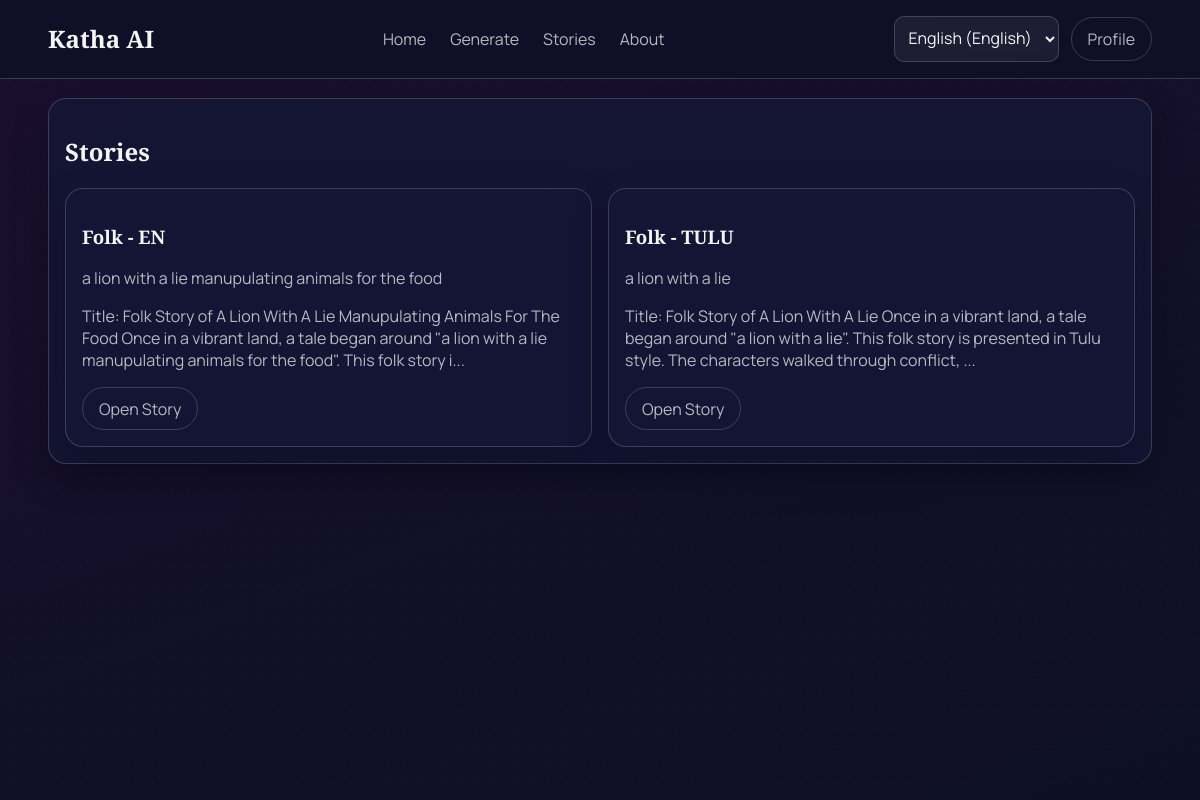
Page /story/stories (signed in) on the committed database.
### app/models.py (models this page shows)
class User(UserMixin, db.Model):
    __tablename__ = 'users'
    id = db.Column(db.Integer, primary_key=True)
    username = db.Column(db.String(80), nullable=False)
    email = db.Column(db.String(120), unique=True, nullable=False, index=True)
    password_hash = db.Column(db.String(255), nullable=False)
    role = db.Column(db.String(20), nullable=False, default='user')
    avatar = db.Column(db.String(255), nullable=True, default='avatars/avatar1.svg')
    preferred_language = db.Column(db.String(10), nullable=False, default='en')
    created_at = db.Column(db.DateTime, nullable=False, default=datetime.utcnow)
    stories = db.relationship('Story', backref='author', lazy=True, cascade='all, delete-orphan')
    def is_admin(self):
        return self.role == 'admin'

class Story(db.Model):
    __tablename__ = 'stories'
    id = db.Column(db.Integer, primary_key=True)
    user_id = db.Column(db.Integer, db.ForeignKey('users.id'), nullable=False)
    prompt = db.Column(db.Text, nullable=False)
    language = db.Column(db.String(20), nullable=False)
    genre = db.Column(db.String(30), nullable=False)
    length = db.Column(db.String(20), nullable=False)
    story_text = db.Column(db.Text, nullable=False)
    audio_file_path = db.Column(db.String(255), nullable=True)
    is_child_safe = db.Column(db.Boolean, nullable=False, default=False)
    created_at = db.Column(db.DateTime, nullable=False, default=datetime.utcnow)

### app/story/routes.py (the view)
@story_bp.route('/stories')
@login_required
def my_stories():
    stories = Story.query.filter_by(user_id=current_user.id).order_by(Story.created_at.desc()).all()
    return render_template('story/my_stories.html', stories=stories)

### app/i18n.py (called while the page is built)
def tr(lang_code, key):
    language_map = TRANSLATIONS.get(lang_code, TRANSLATIONS['en'])
    return language_map.get(key, TRANSLATIONS['en'].get(key, key))

### app/models.py (called while the page is built)
@login_manager.user_loader
def load_user(user_id):
    return User.query.get(int(user_id))

### app/utils.py (called while the page is built)
def get_site_language():
    lang = session.get('site_lang', 'en')
    return lang if lang in {'en', 'tulu', 'awadhi'} else 'en'

def t(key):
    return tr(get_site_language(), key)

### app/templates/story/my_stories.html
{% extends 'base.html' %}
{% block content %}
<section class="page-card">
  <h1>{{ t('stories_title') }}</h1>
  <div class="story-grid">
    {% for story in stories %}
      <article class="card">
        <h3>{{ story.genre }} - {{ story.language|upper }}</h3>
        <p>{{ story.prompt }}</p>
        <p>{{ story.story_text[:190] }}...</p>
        <a class="btn btn-outline" href="{{ url_for('story.view_story', story_id=story.id) }}">{{ t('view_story') }}</a>
      </article>
    {% else %}
      <article class="card"><p>{{ t('no_stories') }}</p></article>
    {% endfor %}
  </div>
</section>
{% endblock %}

### app/templates/base.html (shortened to what this page needs)
<!DOCTYPE html>
<html lang="{{ 'en' if site_lang == 'en' else ('kn' if site_lang == 'tulu' else 'hi') }}">
<head>
  <link rel="stylesheet" href="{{ url_for('static', filename='css/style.css') }}" />
</head>
<body>
  <div class="bg-overlay"></div>
  <nav class="navbar">
    <a href="{{ url_for('home') }}" class="logo">{{ t('app_name') }}</a>
    <div class="nav-links">
      <a href="{{ url_for('home') }}">{{ t('nav_home') }}</a>
      <a href="{{ url_for('story.generate') }}">{{ t('nav_generate') }}</a>
      {% if current_user.is_authenticated %}
        <a href="{{ url_for('story.my_stories') }}">{{ t('nav_stories') }}</a>
      {% endif %}
      <a href="{{ url_for('about') }}">{{ t('nav_about') }}</a>
    </div>
    <div class="nav-auth">
      <form method="post" action="{{ url_for('set_language') }}" class="lang-form">
        <select name="site_lang" onchange="this.form.submit()" class="lang-select" aria-label="{{ t('language_switcher') }}">
          {% for code, label in language_options %}
            <option value="{{ code }}" {% if code == site_lang %}selected{% endif %}>{{ label|safe }}</option>
          {% endfor %}
        </select>
      </form>
      {% if current_user.is_authenticated %}
        <a href="{{ url_for('auth.profile') }}" class="btn btn-outline">{{ t('nav_profile') }}</a>
      {% else %}
        <a href="{{ url_for('auth.login') }}" class="btn btn-outline">{{ t('nav_login') }}</a>
        <a href="{{ url_for('auth.signup') }}" class="btn btn-primary">{{ t('nav_signup') }}</a>
      {% endif %}
    </div>
  </nav>
  <main class="container">
    {% block content %}{% endblock %}
  </main>
</body>
</html>

### app/static/css/style.css (style rules this page uses)
:root { --bg-start: #1A0F2E; --bg-end: #0D1025; --accent-purple: #6B3FA0; --highlight-gold: #F5B942; --soft-gray: #B8B8C0; --heading-white: #F5F5F5; --panel: rgba(20, 24, 54, 0.72); --border: rgba(184, 184, 192, 0.25); }
* { box-sizing: border-box; }
body { margin: 0; font-family: 'Manrope', sans-serif; color: var(--soft-gray); background: linear-gradient(160deg, var(--bg-start), var(--bg-end)); min-height: 100vh; position: relative; }
.bg-overlay { position: fixed; inset: 0; background-image: radial-gradient(rgba(255,255,255,0.08) 1px, transparent 1px); background-size: 18px 18px; pointer-events: none; opacity: 0.22; }
h1, h2, h3 { font-family: 'Playfair Display', serif; color: var(--heading-white); }
.container { width: min(1150px, 92%); margin: 1.2rem auto 2rem; position: relative; z-index: 1; }
.navbar { display: flex; align-items: center; justify-content: space-between; padding: 1rem 4%; position: sticky; top: 0; backdrop-filter: blur(14px); background: rgba(13, 16, 37, 0.7); border-bottom: 1px solid var(--border); z-index: 3; }
.logo { text-decoration: none; color: var(--heading-white); font-family: 'Playfair Display', serif; font-size: 1.5rem; font-weight: 700; }
.nav-links, .nav-auth, .actions { display: flex; gap: 0.7rem; align-items: center; }
.nav-links a { color: var(--soft-gray); text-decoration: none; padding: 0.2rem 0.4rem; }
.lang-select, select, input, textarea, button { font: inherit; }
.btn { border-radius: 999px; padding: 0.6rem 1rem; border: 1px solid transparent; cursor: pointer; text-decoration: none; display: inline-flex; align-items: center; justify-content: center; }
.btn-outline { border-color: var(--border); color: var(--soft-gray); background: transparent; }
.page-card, .form-card, .output-card, .card { border: 1px solid var(--border); background: var(--panel); border-radius: 18px; padding: 1rem; box-shadow: 0 14px 35px rgba(6, 8, 18, 0.28); }
input, select, textarea { border: 1px solid var(--border); background: rgba(255,255,255,0.06); color: var(--heading-white); border-radius: 10px; padding: 0.62rem; }
.story-grid { display: grid; grid-template-columns: repeat(auto-fit, minmax(260px, 1fr)); gap: 1rem; }

### rows in the picture
User: site_lang "English (English)"
Story: genre "Folk", language "EN", prompt "a lion with a lie manupulating animals for the food", story_text "Title: Folk Story of A Lion With A Lie Manupulating Animals For The Food Once in a vibrant land, a tale began around \"a lion with a lie manupulating animals for the food\". This folk story i", t "Open Story"
Story: genre "Folk", language "TULU", prompt "a lion with a lie", story_text "Title: Folk Story of A Lion With A Lie Once in a vibrant land, a tale began around \"a lion with a lie\". This folk story is presented in Tulu style. The characters walked through conflict,", t "Open Story"

### other values in the picture
{{ t('app_name') }} "Katha AI"
{{ t('nav_home') }} "Home"
{{ t('nav_generate') }} "Generate"
{{ t('nav_stories') }} "Stories"
{{ t('nav_about') }} "About"
{{ t('nav_profile') }} "Profile"
{{ t('stories_title') }} "Stories"
